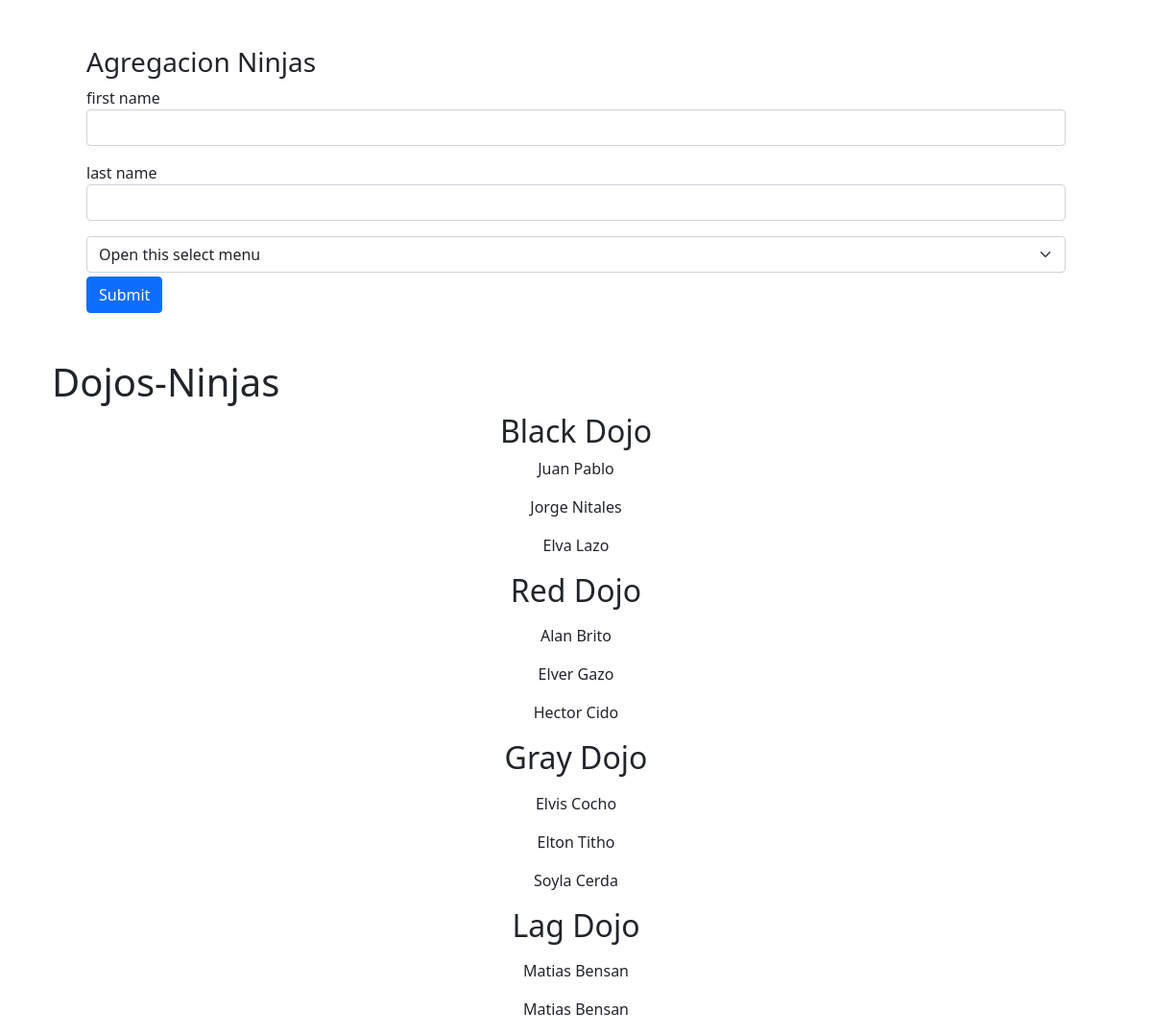
/home/, run on the app's committed database.
### main/models.py (models this page shows)
class Dojos(models.Model):
    name = models.CharField(max_length=255)
    city = models.CharField(max_length=255)
    state = models.CharField(max_length=255)
    desc = models.CharField(default='Dojo antiguo',max_length=255)

class Ninjas(models.Model):
    firs_name = models.CharField(max_length=255)
    last_name = models.CharField(max_length=255)
    dojo = models.ForeignKey(Dojos, related_name="ninjas",on_delete=models.CASCADE)

### main/views.py (the view)
# urls.py: path('home/',views.index2),
def index2(request):
    ninjas = Ninjas.objects.all()
    dojos = Dojos.objects.all()
    context = {
        'ninjas': ninjas,
        'dojos': dojos
    }
    return render(request,'index2.html',context)

### main/templates/index2.html (shortened to what this page needs)
<!DOCTYPE html>
<html lang="en">
<head>
    <link href="https://cdn.jsdelivr.net/npm/bootstrap@5.0.2/dist/css/bootstrap.min.css" rel="stylesheet"
>
    <link rel="stylesheet" href="https://pro.fontawesome.com/releases/v5.10.0/css/all.css"
 />
</head>
<body>
    {% load static %}
    <div class="container">
        <section class="container p-5">
            <h3>Agregacion Ninjas</h3>
            <form method="POST" action="/create2">
                <div class="mb-3">
                    <label>first name</label>
                    <input type="text" class="form-control" name="name" required>
                </div>
                <div class="mb-3">
                    <label>last name</label>
                    <input type="text" class="form-control" name="last" required>
                </div>
                <select class="form-select" aria-label="Default select example" name="dojo">
                    <option selected>Open this select menu</option>
                </select>
                <button type="submit" class="btn btn-primary mt-1">Submit</button>
            </form>
        </section>
        <section>
            <div class="container">
                <h1>Dojos-Ninjas</h1>
                <div class="section text-center">
                    {% for dojo in dojos%}
                    <h2>{{dojo.name}}</h2>
                    {%for ninja in ninjas%}
                    <p>
                        {%if dojo.id == ninja.dojo.id%}{{ninja.firs_name}} {{ninja.last_name}}{%endif%}</li>
                    </p>
                    {%endfor%}
                    {%endfor%}
                </div>
        </section>
    </div>
</body>
</html>

### data on the page
Dojos: name "Black Dojo"
Ninjas: firs_name "Juan", last_name "Pablo"
Ninjas: firs_name "Jorge", last_name "Nitales"
Ninjas: firs_name "Elva", last_name "Lazo"
Dojos: name "Red Dojo"
Ninjas: firs_name "Alan", last_name "Brito"
Ninjas: firs_name "Elver", last_name "Gazo"
Ninjas: firs_name "Hector", last_name "Cido"
Dojos: name "Gray Dojo"
Ninjas: firs_name "Elvis", last_name "Cocho"
Ninjas: firs_name "Elton", last_name "Titho"
Ninjas: firs_name "Soyla", last_name "Cerda"
Dojos: name "Lag Dojo"
Ninjas: firs_name "Matias", last_name "Bensan"
Ninjas: firs_name "Matias", last_name "Bensan"
